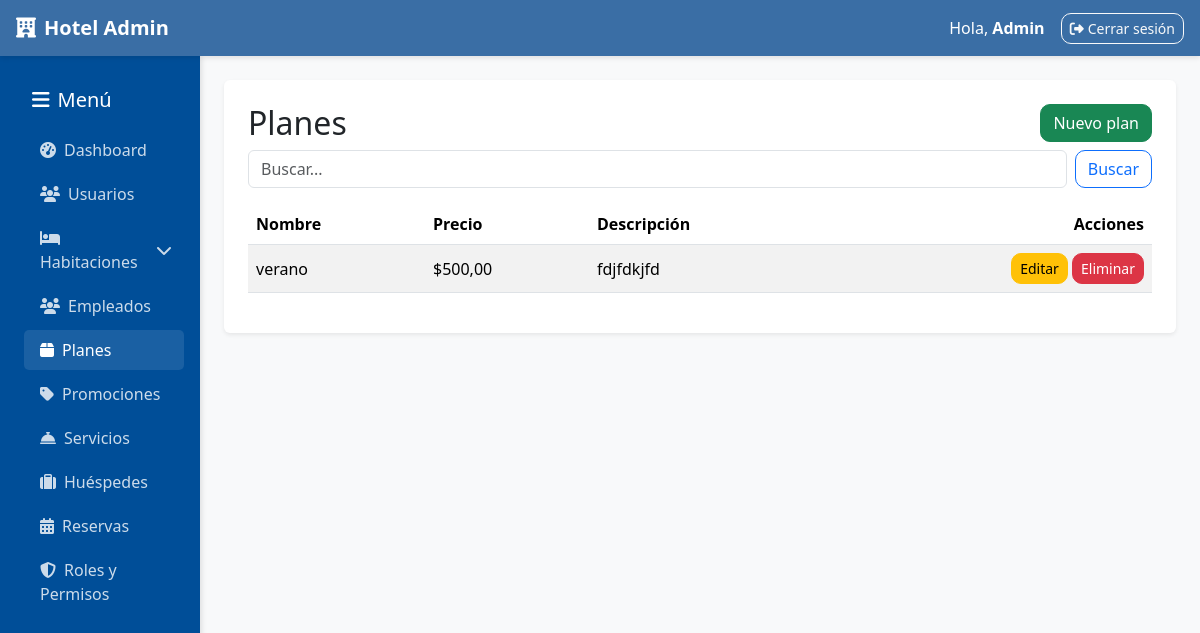
Screenshot of /administracion/planes/ (signed in) with the database file from the repository.
### administracion/models.py (models this page shows, shortened)
class Plan(models.Model):
    nombre = models.CharField(max_length=100, unique=True)
    descripcion = models.TextField()
    precio = models.DecimalField(max_digits=10, decimal_places=2, validators=[MinValueValidator(0)])
    imagen = models.ImageField(upload_to='planes/', null=True, blank=True)
    habitacion = models.ForeignKey(Habitacion, on_delete=models.CASCADE)  # Habitación asociada al plan
    class Meta:
        ordering = ["nombre"]

### administracion/views.py (the view)
# urls.py: path("planes/", views.planes_list, name="planes_list"),
@requiere_staff_y_permiso('planes', 'ver')
def planes_list(request):
    q = request.GET.get("q", "")
    qs = Plan.objects.all()
    if q:
        qs = qs.filter(Q(nombre__icontains=q) | Q(descripcion__icontains=q))
    page_obj = _paginate(request, qs, 10)
    return render(request, "administracion/planes_list.html", {"page_obj": page_obj, "q": q})

### administracion/permissions.py (called while the page is built, shortened)
def usuario_tiene_permiso(usuario, modulo, accion):
    if not usuario.is_authenticated:
        return False
    if usuario.is_superuser:
        return True

def obtener_roles_usuario(usuario):
    if not usuario.is_authenticated:
        return []
    return UsuarioRol.objects.filter(
        usuario=usuario,
        activo=True,
        rol__activo=True
    ).select_related('rol')

def es_super_admin(usuario):
    if not usuario.is_authenticated:
        return False
    if usuario.is_superuser:
        return True

def obtener_permisos_usuario(usuario):
    if not usuario.is_authenticated:
        return {}
    if usuario.is_superuser:
        from .models import Permiso
        permisos = Permiso.objects.all()
        permisos_dict = {}
        for permiso in permisos:
            if permiso.modulo not in permisos_dict:
                permisos_dict[permiso.modulo] = []
            permisos_dict[permiso.modulo].append(permiso.accion)
        return permisos_dict

def permisos_context(request):
    if request.user.is_authenticated:
        permisos_raw = obtener_permisos_usuario(request.user)
        return {
            'user_permissions': permisos_raw,
            'permisos': convertir_permisos_para_template(permisos_raw),
            'user_roles': [ur.rol for ur in obtener_roles_usuario(request.user)],
            'is_super_admin': es_super_admin(request.user),
        }
    return {}

### administracion/views.py (called while the page is built)
def _paginate(request, queryset, per_page=10):
    page_number = request.GET.get("page")
    paginator = Paginator(queryset, per_page)
    return paginator.get_page(page_number)

### administracion/templates/administracion/planes_list.html (shortened to what this page needs)
{% extends "administracion/base_admin.html" %}
{% block content %}
<div class="d-flex justify-content-between align-items-center mb-2">
  <h2 class="mb-0">Planes</h2>
  <a href="{% url 'administracion:planes_create' %}" class="btn btn-success">Nuevo plan</a>
</div>
{% include "administracion/_list_toolbar.html" %}
<table class="table table-striped align-middle">
  <thead>
    <tr>
      <th>Nombre</th>
      <th>Precio</th>
      <th>Descripción</th>
      <th class="text-end">Acciones</th>
    </tr>
  </thead>
  <tbody>
    {% for p in page_obj.object_list %}
    <tr>
      <td>{{ p.nombre }}</td>
      <td>${{ p.precio }}</td>
      <td class="text-truncate" style="max-width: 400px;">{{ p.descripcion }}</td>
      <td class="text-end">
        <a href="{% url 'administracion:planes_edit' p.id %}" class="btn btn-sm btn-warning">Editar</a>
        <a href="{% url 'administracion:planes_delete' p.id %}" class="btn btn-sm btn-danger">Eliminar</a>
      </td>
    </tr>
    {% empty %}
    <tr><td colspan="4" class="text-center text-muted">Sin planes registrados.</td></tr>
    {% endfor %}
  </tbody>
</table>
{% endblock %}

### administracion/templates/administracion/base_admin.html (shortened to what this page needs)
{% load static %}
<!DOCTYPE html>
<html lang="es">
<head>
  <link href="https://cdn.jsdelivr.net/npm/bootstrap@5.3.3/dist/css/bootstrap.min.css" rel="stylesheet">
  <link rel="stylesheet" href="https://cdnjs.cloudflare.com/ajax/libs/font-awesome/6.4.0/css/all.min.css">
  <link rel="stylesheet" href="{% static 'css/admin.css' %}">
</head>
<body>
  <nav class="navbar navbar-expand-lg navbar-dark px-3">
    <a class="navbar-brand fw-bold" href="{% url 'administracion:dashboard' %}">
      <i class="fas fa-hotel me-2"></i>Hotel Admin
    </a>
    <div class="ms-auto d-flex align-items-center">
      <span class="text-white me-3">Hola, <b>{{ user.username|title }}</b></span>
      <a href="{% url 'administracion:admin_logout' %}" class="btn btn-outline-light btn-sm">
        <i class="fas fa-sign-out-alt me-1"></i>Cerrar sesión
      </a>
    </div>
  </nav>
  <div class="container-fluid">
    <div class="row">
      <aside class="col-12 col-md-3 col-lg-2 sidebar">
        <h5 class="text-white mb-3 mt-3 ps-3">
          <i class="fas fa-bars me-2"></i>Menú
        </h5>
        <ul class="nav flex-column ps-2">
          <li class="nav-item">
            <a class="nav-link ps-3" href="{% url 'administracion:dashboard' %}">
              <i class="fas fa-tachometer-alt me-2"></i>Dashboard
            </a>
          </li>
          {% if permisos.usuarios.ver %}
          <li class="nav-item">
            <a class="nav-link ps-3" href="{% url 'administracion:usuarios_list' %}">
              <i class="fas fa-users me-2"></i>Usuarios
            </a>
          </li>
          {% endif %}
          {% if permisos.habitaciones.ver %}
          <li class="nav-item">
            <a class="nav-link d-flex justify-content-between align-items-center ps-3"
               data-bs-toggle="collapse" href="#habitacionesSubmenu">
              <span><i class="fas fa-bed me-2"></i>Habitaciones</span>
              <i class="fas fa-chevron-down"></i>
            </a>
          </li>
          {% endif %}
          {% if permisos.empleados.ver %}
          <li class="nav-item">
            <a class="nav-link ps-3" href="{% url 'administracion:empleados_list' %}">
              <i class="fas fa-users me-2"></i>Empleados
            </a>
          </li>
          {% endif %}
          {% if permisos.planes.ver %}
          <li class="nav-item">
            <a class="nav-link ps-3" href="{% url 'administracion:planes_list' %}">
              <i class="fas fa-box me-2"></i>Planes
            </a>
          </li>
          {% endif %}
          {% if permisos.promociones.ver %}
          <li class="nav-item">
            <a class="nav-link ps-3" href="{% url 'administracion:promociones_list' %}">
              <i class="fas fa-tag me-2"></i>Promociones
            </a>
          </li>
          {% endif %}
          {% if permisos.servicios.ver %}
          <li class="nav-item">
            <a class="nav-link ps-3" href="{% url 'administracion:servicios_list' %}">
              <i class="fas fa-concierge-bell me-2"></i>Servicios
            </a>
          </li>
          {% endif %}
          {% if permisos.huespedes.ver %}
          <li class="nav-item">
            <a class="nav-link ps-3" href="{% url 'administracion:huespedes_list' %}">
              <i class="fas fa-suitcase me-2"></i>Huéspedes
            </a>
          </li>
          {% endif %}
          {% if permisos.reservas.ver %}
          <li class="nav-item">
            <a class="nav-link ps-3" href="{% url 'administracion:ver_reservas' %}">
              <i class="fas fa-calendar-alt me-2"></i>Reservas
            </a>
          </li>
          {% endif %}
          {% if permisos.roles.ver %}
          <li class="nav-item">
            <a class="nav-link ps-3" href="{% url 'administracion:roles_list' %}">
              <i class="fas fa-shield-alt me-2"></i>Roles y Permisos
            </a>
          </li>
          {% endif %}
        </ul>
      </aside>
      <main class="col-12 col-md-9 col-lg-10 p-4">
        <div class="content-wrapper bg-white p-4 rounded shadow-sm mb-4">
          {% block content %}{% endblock %}
        </div>
      </main>
    </div>
  </div>
</body>
</html>

### administracion/static/css/admin.css (style rules this page uses)
body { font-family: 'Segoe UI', system-ui, -apple-system, Roboto, Arial, sans-serif; }
.sidebar { background-color: #003d33; min-height: calc(100vh - 56px); padding: 16px; }
.sidebar .nav-link { color: #f5f5dc; margin-bottom: 8px; border-radius: 10px; padding: 8px 12px; }
.table td, .table th { vertical-align: middle; }
.btn { border-radius: 10px; }

### administracion/templates/administracion/base_admin.html (style rules this page uses)
:root { --primary-color: #3a6ea5; --secondary-color: #004e98; --accent-color: #ff9505; --light-bg: #f8f9fa; --dark-bg: #343a40; }
body { background-color: var(--light-bg); font-family: 'Segoe UI', Tahoma, Geneva, Verdana, sans-serif; }
.sidebar { background-color: var(--secondary-color); min-height: calc(100vh - 56px); box-shadow: 2px 0 5px rgba(0,0,0,0.1); padding-top: 1rem; }
.sidebar .nav-link { color: rgba(255,255,255,0.8); border-radius: 5px; margin: 2px 0; transition: all 0.3s; }
.sidebar .nav-link:hover, .sidebar .nav-link.active { background-color: rgba(255,255,255,0.1); color: white; }
.navbar { background-color: var(--primary-color) !important; box-shadow: 0 2px 5px rgba(0,0,0,0.1); }

### rows the page displays
Plan: nombre "verano", precio "500,00", descripcion "fdjfdkjfd"

### other values shown
{{ user.username|title }} "Admin"
